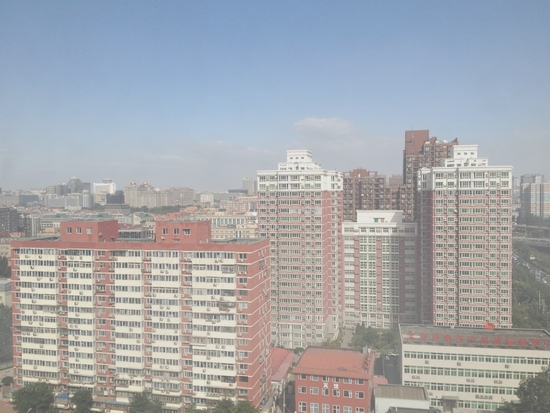
#> input picture datasets/RESIDE/outdoor/hazy/0001_0.8_0.2.jpg, 550 x 413 px
$ python -i denoise_expert.py   (imports and definitions only)
#> lines starting #> are read from the running program, lines starting #| are printed output that depends on the picture
import cv2
import numpy as np
import os
import time


def restore_denoise(input_path):
    """
    Denoise an image using OpenCV Non-Local Means (NLM) denoising.
    Denoising strength is estimated adaptively from the image noise level.

    Returns:
        Path to denoised output image, or None on failure.
    """
    print("\n===================================")
    print("      DENOISE EXPERT ACTIVATED")
    print("===================================\n")

    start_time = time.time()
    print(f"[Denoise Expert] Input Path : {input_path}")

    img = cv2.imread(input_path)
#> img is the input picture: shape (413, 550, 3); mean B, G, R 172.6, 167.5, 164.5
    if img is None:
        print("[Denoise Expert] ERROR: Cannot load image.")
        return None

    # ── Estimate noise level from median-filter residual ──
    gray    = cv2.cvtColor(img, cv2.COLOR_BGR2GRAY)
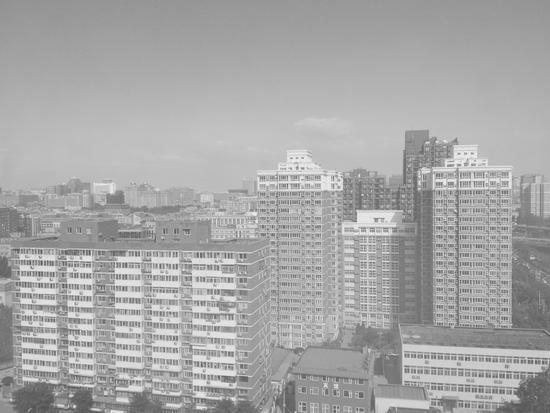
#> gray: shape (413, 550); min 78, max 233, mean 167.2
    blurred = cv2.GaussianBlur(gray, (5, 5), 0)
    residual = gray.astype(np.float32) - blurred.astype(np.float32)
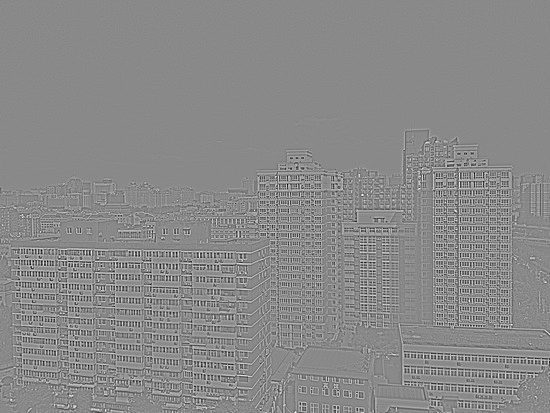
#> residual: shape (413, 550) float32; min -69, max 59, mean 0; drawn with min black and max white
    noise_std = float(np.std(residual))
#> noise_std = 9.67

    # Map noise level to NLM h parameter [3, 20]
    h_param = int(max(3, min(noise_std * 0.8, 20)))
#> h_param = 7

    print(f"[Denoise Expert] Estimated noise std : {noise_std:.2f}")
#| [Denoise Expert] Estimated noise std : 9.67
    print(f"[Denoise Expert] NLM strength (h)    : {h_param}")
#| [Denoise Expert] NLM strength (h)    : 7
    print("[Denoise Expert] Applying Non-Local Means denoising...")

    # ── Apply NLM denoising ──
    denoised = cv2.fastNlMeansDenoisingColored(
        img,
        None,
        h=h_param,
        hColor=h_param,
        templateWindowSize=7,
        searchWindowSize=21,
    )

    # ── Save output ──
    output_dir = os.path.join("outputs", "denoised")
    os.makedirs(output_dir, exist_ok=True)
    basename    = os.path.splitext(os.path.basename(input_path))[0]
    output_path = os.path.join(output_dir, f"{basename}_denoised.png")
    cv2.imwrite(output_path, denoised)

    elapsed = round(time.time() - start_time, 2)
    print(f"[Denoise Expert] Output saved       : {output_path}")
    print(f"[Denoise Expert] Processing Time    : {elapsed}s")

    print("\n===================================")
    print("      DENOISE EXPERT FINISHED")
    print("===================================\n")

    return output_path

>>> result = restore_denoise('../datasets/RESIDE/outdoor/hazy/0001_0.8_0.2.jpg')

$ run again, on datasets/RESIDE/outdoor/hazy/0003_0.8_0.2.jpg
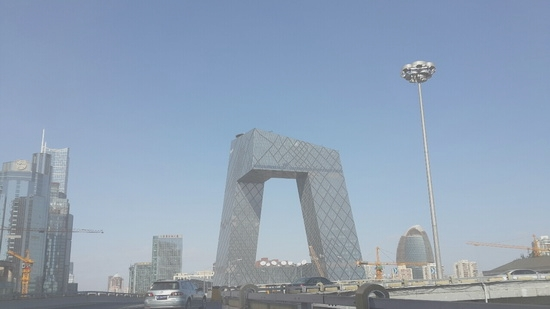
#> input picture datasets/RESIDE/outdoor/hazy/0003_0.8_0.2.jpg, 550 x 309 px
#> in restore_denoise, img is the input picture: shape (309, 550, 3); mean B, G, R 182.8, 162.1, 145
#> in restore_denoise, `gray    = cv2.cvtColor(img, cv2.COLOR_BGR2GRAY)`:
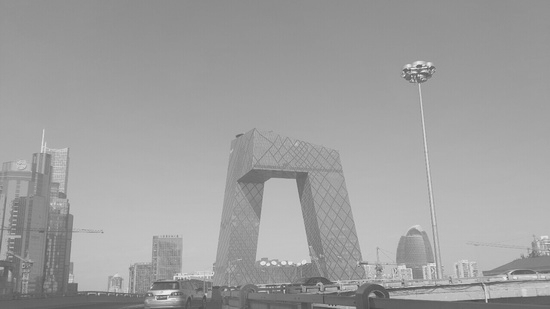
#> gray: shape (309, 550); min 63, max 238, mean 159.4
#> in restore_denoise, `residual = gray.astype(np.float32) - blurred.astype(np.float32)`:
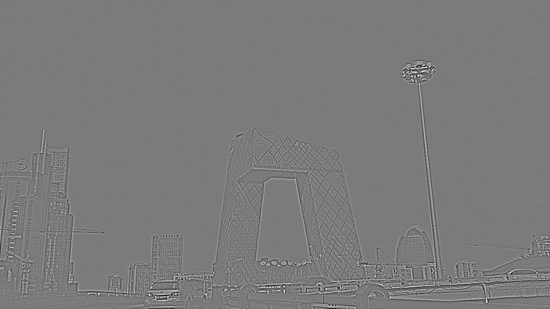
#> residual: shape (309, 550) float32; min -69, max 74, mean 0; drawn with min black and max white
#> noise_std = 4.99
#> h_param = 3
#| [Denoise Expert] Estimated noise std : 4.99
#| [Denoise Expert] NLM strength (h)    : 3

$ run again, on datasets/RESIDE/outdoor/hazy/0009_0.8_0.16.jpg
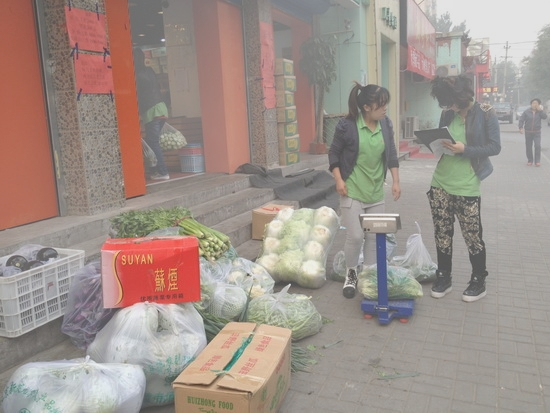
#> input picture datasets/RESIDE/outdoor/hazy/0009_0.8_0.16.jpg, 550 x 413 px
#> in restore_denoise, img is the input picture: shape (413, 550, 3); mean B, G, R 139.3, 146.5, 160.1
#> in restore_denoise, `gray    = cv2.cvtColor(img, cv2.COLOR_BGR2GRAY)`:
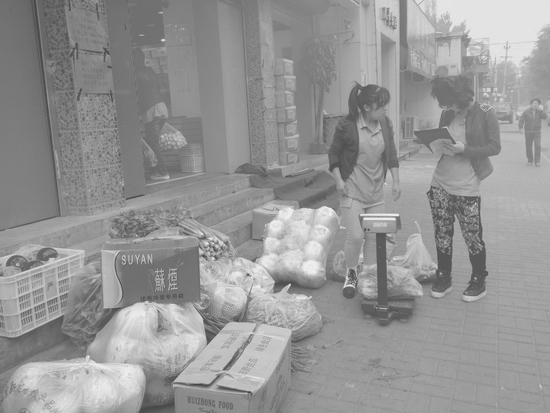
#> gray: shape (413, 550); min 68, max 239, mean 149.7
#> in restore_denoise, `residual = gray.astype(np.float32) - blurred.astype(np.float32)`:
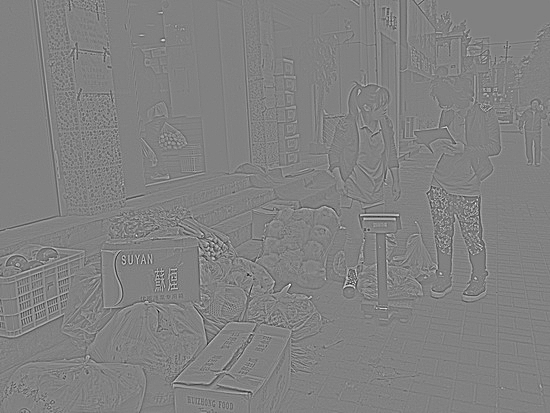
#> residual: shape (413, 550) float32; min -67, max 65, mean 0; drawn with min black and max white
#> noise_std = 5.78
#> h_param = 4
#| [Denoise Expert] Estimated noise std : 5.78
#| [Denoise Expert] NLM strength (h)    : 4

$ run again, on datasets/RESIDE/outdoor/hazy/0021_0.8_0.08.jpg
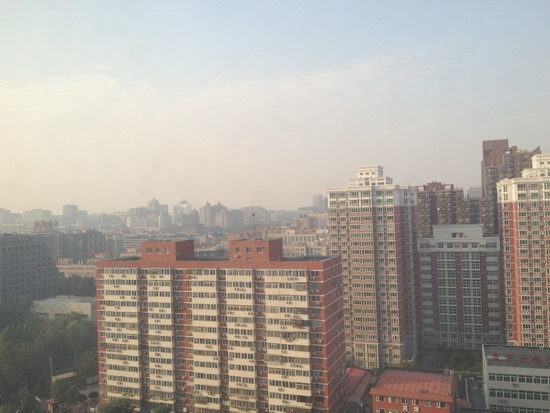
#> input picture datasets/RESIDE/outdoor/hazy/0021_0.8_0.08.jpg, 550 x 413 px
#> in restore_denoise, img is the input picture: shape (413, 550, 3); mean B, G, R 157.7, 164.9, 170.6
#> in restore_denoise, `gray    = cv2.cvtColor(img, cv2.COLOR_BGR2GRAY)`:
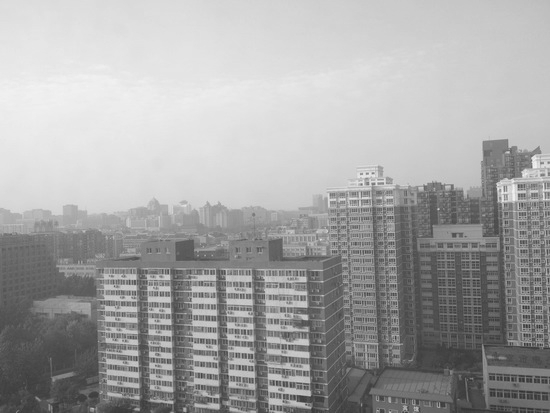
#> gray: shape (413, 550); min 47, max 243, mean 165.7
#> in restore_denoise, `residual = gray.astype(np.float32) - blurred.astype(np.float32)`:
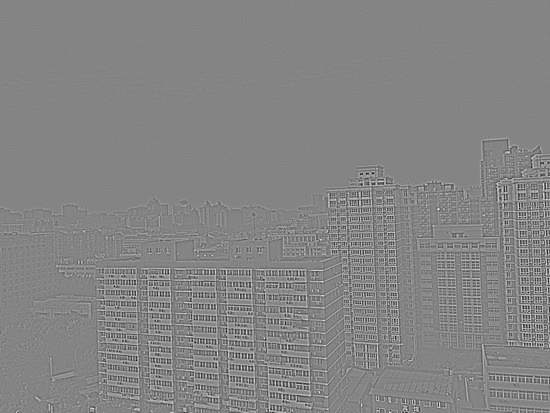
#> residual: shape (413, 550) float32; min -67, max 62, mean 0; drawn with min black and max white
#> noise_std = 7.82
#> h_param = 6
#| [Denoise Expert] Estimated noise std : 7.82
#| [Denoise Expert] NLM strength (h)    : 6
